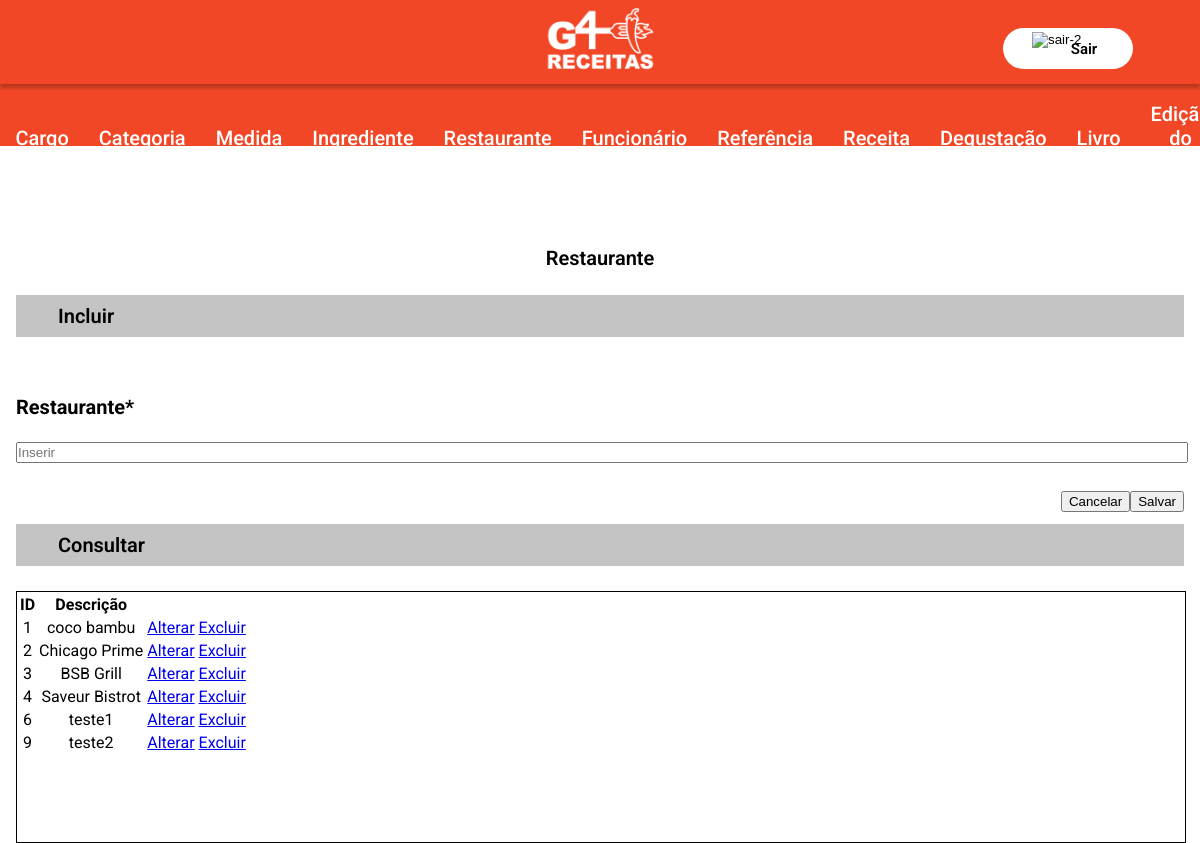
The page /restaurante/index.php on the database its author committed.
### tables this page shows
CREATE TABLE `g4_restaurante` (
  `id_Restaurante` int(11) NOT NULL,
  `nome` varchar(45) NOT NULL
);

### restaurante/index.php (the view, shortened to what this page needs)
<!DOCTYPE html>
<html lang="pt-br">
<head>
    <link href="./style.css" rel="stylesheet"/>
</head>
<?php
include('../model/conexao.php');
include ('../includes/header.php');
?>
<body>
    <div class="box-p">
        <div class="box-f1">
            <div class="box-f2">
                <h1>Restaurante</h1>
                <h2 class="title-01">Incluir</h2>
                <form action="?act=save" method="POST" name="form" class="" >
                <label for="restaurante">Restaurante*</label>
                <input required type="text" name="nome" placeholder="Inserir" value="<?php
                echo (isset($nome) && ($nome != null || $nome != "")) ? $nome: '';?>">
                <div class="box-btn">
                    <button type="reset">Cancelar</button>
                    <button type="submit">Salvar</button>
                </div>
            </form>
        </div>
        <div class="box-f3">
                <h2 class="title-02">Consultar</h2>
                <div class="box-f4">
                    <div class="scroll">
                        <table>
                            <thead>
                                <tr>
                                    <th>ID</th>
                                    <th>Descrição</th>
                                </tr>
                            </thead>
                            <tbody>
                                <?php
                                    try {
                                        $stmt = $conexao->prepare("SELECT * FROM g4_restaurante");
                                        if ($stmt->execute()) {
                                            while ($rs = $stmt->fetch(PDO::FETCH_OBJ)) {
                                                echo "<tr>";
                                                echo "<td>$rs->id_Restaurante</td>";
                                                echo "<td>$rs->nome</td>";
                                                echo '<td><a href="./alterar.php?id='.$rs->id_Restaurante.'">Alterar</a></td>';
                                                echo '<td><a href="./excluir.php?id=' .$rs->id_Restaurante. '">Excluir</a></td>';
                                                echo "</tr>";
                                            }
                                        } else {
                                    echo "Erro: Não foi possível recuperar os dados do banco de dados";
                                        }
                                    } catch (PDOException $erro) {
                                        echo "Erro: " . $erro->getMessage();
                                    }
                                ?>
                            </tbody>
                        </table>
                    </div>
                </div>
            </div>
        </div>
    </div>
</body>
</html>

### restaurante/style.css (style rules this page uses)
body { margin: 0px; font-family: "Roboto"; }
h1, h2 { margin: 0px; }
h1 { text-align: center; font-size: 20px; font-weight: 600; }
.title-01, .title-02 { background: #c4c4c4; font-size: 20px; font-weight: 600; padding: 9px 0px 9px 42px; }
.title-01 { margin-top: 25px; }
label { display: block; margin-top: 35px; font-family: Roboto; font-style: normal; font-weight: bold; font-size: 20px; line-height: 70px; color: #000000; }
input { width: 100%; padding: 1px 0px; }
.box-p { display: grid; grid-template-columns: 1fr; justify-items: center; margin-top: 100px; }
.box-f1 { width: 1168px; }
.box-btn { display: flex; justify-content: end; margin-top: 28px; }
.box-f3 { margin-top: 12px; }
.title-02 { margin-top: 12px; }
.box-f4 { width: 100%; margin-top: 25px; border: 1px solid #000; }
table tbody tr td { margin: 0px; text-align: center; }
.scroll { width: 1168px; height: 250px; background: rgb(255, 255, 255); overflow: scroll; }

### includes/style.css (style rules this page uses)
body { width: auto; margin: 0; }

### rows shown on the page
g4_restaurante: id_Restaurante "1", nome "coco bambu"
g4_restaurante: id_Restaurante "2", nome "Chicago Prime"
g4_restaurante: id_Restaurante "3", nome "BSB Grill"
g4_restaurante: id_Restaurante "4", nome "Saveur Bistrot"
g4_restaurante: id_Restaurante "6", nome "teste1"
g4_restaurante: id_Restaurante "9", nome "teste2"
